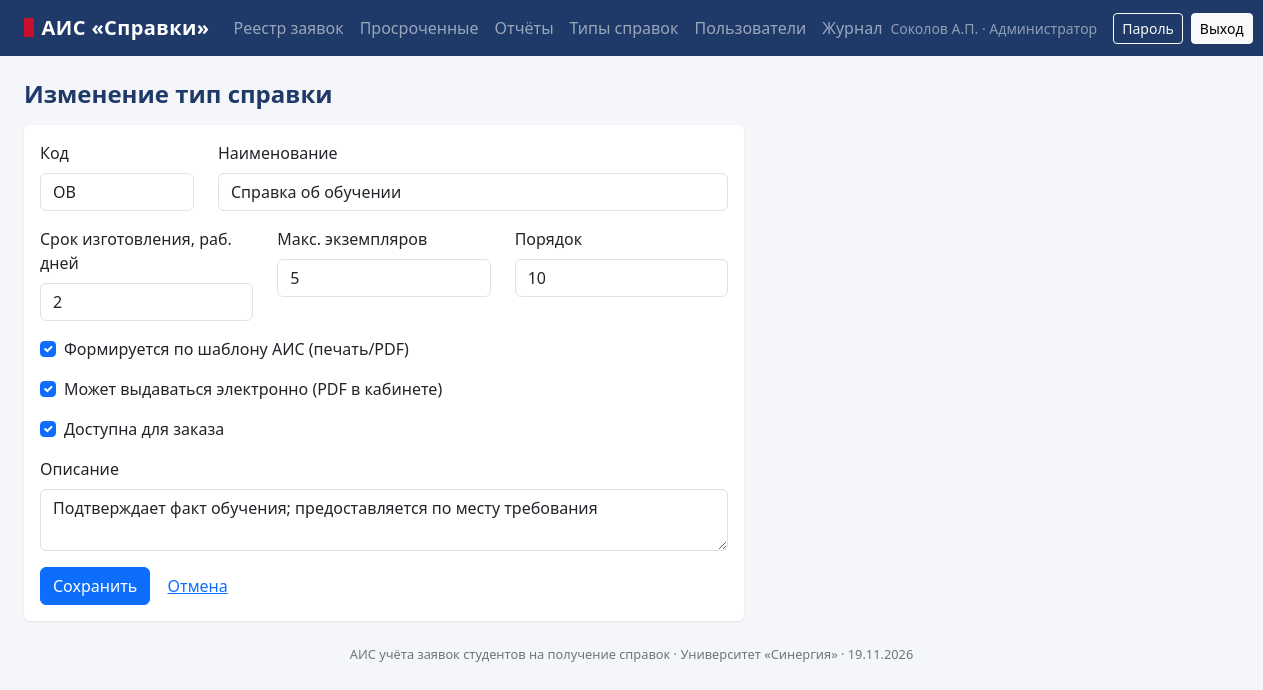
The app's page /admin/types/1 (signed in) with its own data.
### app/models.py (models this page shows, shortened)
class User(db.Model):
    __tablename__ = "users"
    id = db.Column(db.Integer, primary_key=True)
    login = db.Column(db.String(40), unique=True, nullable=False, index=True)
    password_hash = db.Column(db.String(255), nullable=False)
    full_name = db.Column(db.String(120), nullable=False)
    email = db.Column(db.String(120))
    role_id = db.Column(db.Integer, db.ForeignKey("roles.id"), nullable=False)
    is_active = db.Column(db.Boolean, default=True, nullable=False)
    failed_logins = db.Column(db.Integer, default=0, nullable=False)
    locked_until = db.Column(db.DateTime)
    created_at = db.Column(db.DateTime, default=datetime.now, nullable=False)
    last_login_at = db.Column(db.DateTime)
    role = db.relationship("Role")
    student = db.relationship("Student", back_populates="user", uselist=False)
    @property
    def role_code(self):
        return self.role.code
    @property
    def short_name(self):
        parts = self.full_name.split()
        return parts[0] + " " + "".join(p[0] + "." for p in parts[1:3])

class Role(db.Model):
    __tablename__ = "roles"
    id = db.Column(db.Integer, primary_key=True)
    code = db.Column(db.String(10), unique=True, nullable=False)
    name = db.Column(db.String(60), nullable=False)

class CertType(db.Model):
    __tablename__ = "cert_types"
    id = db.Column(db.Integer, primary_key=True)
    code = db.Column(db.String(10), unique=True, nullable=False)
    name = db.Column(db.String(160), nullable=False)
    lead_days = db.Column(db.Integer, nullable=False)  # срок, рабочих дней
    max_copies = db.Column(db.Integer, default=3, nullable=False)
    printable = db.Column(db.Boolean, default=True, nullable=False)
    electronic = db.Column(db.Boolean, default=True, nullable=False)
    description = db.Column(db.String(400))
    is_active = db.Column(db.Boolean, default=True, nullable=False)
    sort_order = db.Column(db.Integer, default=100, nullable=False)

### app/views/admin.py (the view, shortened to what this page needs)
@bp.route("/types/new", methods=["GET", "POST"])
@bp.route("/types/<int:type_id>", methods=["GET", "POST"])
@role_required(ROLE_ADMIN)
def type_edit(type_id=None):
    item = db.session.get(CertType, type_id) if type_id else None
    if type_id and item is None:
        abort(404)
    form = CertTypeForm(obj=item)
    return render_template("admin/type_edit.html", form=form, item=item)

### app/forms.py
class CertTypeForm(FlaskForm):
    code = StringField("Код", validators=[
        DataRequired(), Length(max=10),
        Regexp(r"^[A-Z0-9-]+$", message="Латинские прописные, цифры, дефис")])
    name = StringField("Наименование", validators=[DataRequired(),
                                                   Length(max=160)])
    lead_days = IntegerField("Срок изготовления, раб. дней",
                             validators=[NumberRange(0, 30)])
    max_copies = IntegerField("Макс. экземпляров",
                              validators=[NumberRange(1, 10)])
    sort_order = IntegerField("Порядок", default=100,
                              validators=[NumberRange(0, 999)])
    printable = BooleanField("Формируется по шаблону АИС (печать/PDF)")
    electronic = BooleanField("Может выдаваться электронно (PDF в кабинете)",
                              default=True)
    is_active = BooleanField("Доступна для заказа", default=True)
    description = TextAreaField("Описание", validators=[Optional(),
                                                        Length(max=400)])

### app/__init__.py (called while the page is built)
def register_template_helpers(app):
    @app.context_processor
    def inject_globals():
        return {"today": date.today(), "DELIVERY": DELIVERY,
                "channels": CHANNELS, "VYZ_BASIS": VYZ_BASIS,
                "org_name": app.config["ORG_NAME"]}
    @app.template_filter("dt")
    def fmt_dt(value, fmt="%d.%m.%Y %H:%M"):
        return value.strftime(fmt) if value else "—"
    @app.template_filter("num")
    def fmt_num(value):
        """Десятичная запятая для отображения дробных показателей."""
        return "—" if value is None else str(value).replace(".", ",")

### app/security.py (called while the page is built)
def load_current_user():
    uid = session.get("uid")
    g.user = db.session.get(User, uid) if uid else None
    if g.user is not None and not g.user.is_active:
        session.clear()
        g.user = None

def login_required(view):
    @wraps(view)
    def wrapped(*args, **kwargs):
        if g.get("user") is None:
            flash("Войдите в систему", "warning")
            return redirect(url_for("auth.login", next=request.path))
        return view(*args, **kwargs)
    return wrapped

### app/templates/admin/type_edit.html (shortened to what this page needs)
{% extends "base.html" %}{% from "_macros.html" import field %}
{% block content %}
<h1 class="h4 page-title mb-3">{{ 'Изменение' if item else 'Новый' }} тип справки</h1>
<div class="card" style="max-width:720px"><div class="card-body">
<form method="post" novalidate>{{ form.hidden_tag() }}
<div class="row"><div class="col-md-3">{{ field(form.code) }}</div><div class="col-md-9">{{ field(form.name) }}</div></div>
<div class="row"><div class="col-md-4">{{ field(form.lead_days) }}</div><div class="col-md-4">{{ field(form.max_copies) }}</div><div class="col-md-4">{{ field(form.sort_order) }}</div></div>
{{ field(form.printable) }}{{ field(form.electronic) }}{{ field(form.is_active) }}{{ field(form.description) }}
<button class="btn btn-primary">Сохранить</button> <a class="btn btn-link" href="{{ url_for('admin.types') }}">Отмена</a>
</form></div></div>
{% endblock %}

### app/templates/base.html (shortened to what this page needs)
<!doctype html>
<html lang="ru">
<head>
  <link rel="stylesheet" href="{{ url_for('static', filename='css/bootstrap.min.css') }}">
  <link rel="stylesheet" href="{{ url_for('static', filename='css/app.css') }}">
</head>
<body>
{% if g.user %}
<nav class="navbar navbar-expand-lg navbar-dark navbar-ais no-print">
  <div class="container-fluid px-4">
    <a class="navbar-brand" href="{{ url_for('index') }}"><span class="mark"></span>АИС «Справки»</a>
    <div class="collapse navbar-collapse" id="nav">
      <ul class="navbar-nav me-auto">
        {% if g.user.role_code == 'STUDENT' %}
        <li class="nav-item"><a class="nav-link" href="{{ url_for('student.dashboard') }}">Кабинет</a></li>
        <li class="nav-item"><a class="nav-link" href="{{ url_for('student.new_request') }}">Заказать справку</a></li>
        <li class="nav-item"><a class="nav-link" href="{{ url_for('student.my_requests') }}">Мои заявки</a></li>
        {% else %}
        <li class="nav-item"><a class="nav-link" href="{{ url_for('staff.registry') }}">Реестр заявок</a></li>
        <li class="nav-item"><a class="nav-link" href="{{ url_for('staff.registry', overdue=1) }}">Просроченные</a></li>
        <li class="nav-item"><a class="nav-link" href="{{ url_for('staff.reports') }}">Отчёты</a></li>
        {% endif %}
        {% if g.user.role_code == 'ADMIN' %}
        <li class="nav-item"><a class="nav-link" href="{{ url_for('admin.types') }}">Типы справок</a></li>
        <li class="nav-item"><a class="nav-link" href="{{ url_for('admin.users') }}">Пользователи</a></li>
        <li class="nav-item"><a class="nav-link" href="{{ url_for('admin.audit_log') }}">Журнал</a></li>
        {% endif %}
      </ul>
      <span class="navbar-text text-white-50 me-3 small text-nowrap">{{ g.user.short_name }} · {{ g.user.role.name }}</span>
      <a class="btn btn-sm btn-outline-light me-2" href="{{ url_for('auth.password') }}">Пароль</a>
      <form method="post" action="{{ url_for('auth.logout') }}" class="d-inline">
        <button class="btn btn-sm btn-light">Выход</button>
      </form>
    </div>
  </div>
</nav>
{% endif %}
<main class="container-fluid px-4 py-4">
  {% block content %}{% endblock %}
</main>
<footer class="footer text-center pb-3 no-print">АИС учёта заявок студентов на получение справок · {{ org_name }} · {{ today.strftime('%d.%m.%Y') }}</footer>
</body>
</html>

### app/templates/_macros.html (shortened to what this page needs)
{% macro field(f, cls="") -%}
<div class="mb-3 {{ cls }}">
  {% if f.type == "BooleanField" %}
  <div class="form-check">{{ f(class="form-check-input") }} {{ f.label(class="form-check-label") }}</div>
  {% else %}
  {{ f.label(class="form-label") }}
  {% set c = "form-select" if f.type == "SelectField" else "form-control" %}
  {{ f(class=c ~ (" is-invalid" if f.errors else "")) }}
  {% endif %}
</div>
{%- endmacro %}

### app/static/css/app.css (style rules this page uses)
:root { --ais-brand: #1f3a68; --ais-accent: #c8102e; }
body { background: #f4f6f9; }
.navbar-ais { background: var(--ais-brand); }
.navbar-ais .nav-link { white-space: nowrap; }
.navbar-ais .navbar-brand { font-weight: 600; letter-spacing: .02em; }
.navbar-ais .navbar-brand .mark { display:inline-block; width:.6rem; height:1.2rem; background: var(--ais-accent); margin-right:.5rem; vertical-align:-.15rem; }
.page-title { font-weight: 600; color: var(--ais-brand); }
.card { border: 0; box-shadow: 0 1px 2px rgba(0,0,0,.08); }
.footer { font-size: .8rem; color: #6c757d; }

### records on screen
User: user.short_name "Соколов А.П."
Role: user.role.name "Администратор"
CertType: code "OB", name "Справка об обучении", lead_days "2", max_copies "5", sort_order "10", printable "☑", electronic "☑", is_active "☑", description "Подтверждает факт обучения; предоставляется по месту требования"

### other values on screen
{{ 'Изменение' if item else 'Новый' }} "Изменение"
{{ f.label(class="form-label") }} "Код Наименование Срок изготовления, раб. дней Макс. экземпляров Порядок Описание"
{{ f.label(class="form-check-label") }} "Формируется по шаблону АИС (печать/PDF) Может выдаваться электронно (PDF в кабинете) Доступна для заказа"
{{ org_name }} "Университет «Синергия»"
